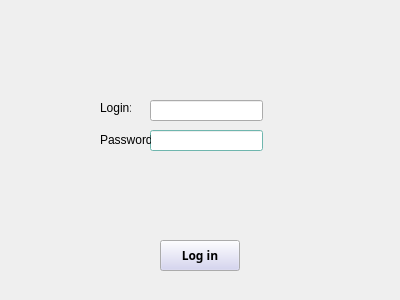
<?xml version="1.0" encoding="UTF-8"?>
<ui version="4.0">
 <class>LoginView</class>
 <widget class="QWidget" name="LoginView">
  <property name="windowModality">
   <enum>Qt::NonModal</enum>
  </property>
  <property name="geometry">
   <rect>
    <x>0</x>
    <y>0</y>
    <width>400</width>
    <height>300</height>
   </rect>
  </property>
  <property name="windowTitle">
   <string>LoginView</string>
  </property>
  <property name="autoFillBackground">
   <bool>false</bool>
  </property>
  <widget class="QPushButton" name="submitButton">
   <property name="geometry">
    <rect>
     <x>160</x>
     <y>240</y>
     <width>80</width>
     <height>31</height>
    </rect>
   </property>
   <property name="palette">
    <palette>
     <active>
      <colorrole role="Button">
       <brush brushstyle="SolidPattern">
        <color alpha="255">
         <red>207</red>
         <green>206</green>
         <blue>240</blue>
        </color>
       </brush>
      </colorrole>
     </active>
     <inactive>
      <colorrole role="Button">
       <brush brushstyle="SolidPattern">
        <color alpha="255">
         <red>207</red>
         <green>206</green>
         <blue>240</blue>
        </color>
       </brush>
      </colorrole>
     </inactive>
     <disabled>
      <colorrole role="Button">
       <brush brushstyle="SolidPattern">
        <color alpha="255">
         <red>207</red>
         <green>206</green>
         <blue>240</blue>
        </color>
       </brush>
      </colorrole>
     </disabled>
    </palette>
   </property>
   <property name="font">
    <font>
     <family>Bahnschrift SemiBold</family>
     <pointsize>9</pointsize>
     <weight>75</weight>
     <bold>true</bold>
    </font>
   </property>
   <property name="text">
    <string>Log in</string>
   </property>
   <property name="checkable">
    <bool>false</bool>
   </property>
  </widget>
  <widget class="QLineEdit" name="loginText">
   <property name="geometry">
    <rect>
     <x>150</x>
     <y>100</y>
     <width>113</width>
     <height>21</height>
    </rect>
   </property>
  </widget>
  <widget class="QLineEdit" name="passwordText">
   <property name="geometry">
    <rect>
     <x>150</x>
     <y>130</y>
     <width>113</width>
     <height>21</height>
    </rect>
   </property>
   <property name="palette">
    <palette>
     <active>
      <colorrole role="WindowText">
       <brush brushstyle="SolidPattern">
        <color alpha="255">
         <red>0</red>
         <green>0</green>
         <blue>0</blue>
        </color>
       </brush>
      </colorrole>
      <colorrole role="Button">
       <brush brushstyle="SolidPattern">
        <color alpha="255">
         <red>155</red>
         <green>255</green>
         <blue>243</blue>
        </color>
       </brush>
      </colorrole>
      <colorrole role="Light">
       <brush brushstyle="SolidPattern">
        <color alpha="255">
         <red>255</red>
         <green>255</green>
         <blue>255</blue>
        </color>
       </brush>
      </colorrole>
      <colorrole role="Midlight">
       <brush brushstyle="SolidPattern">
        <color alpha="255">
         <red>205</red>
         <green>255</green>
         <blue>249</blue>
        </color>
       </brush>
      </colorrole>
      <colorrole role="Dark">
       <brush brushstyle="SolidPattern">
        <color alpha="255">
         <red>77</red>
         <green>127</green>
         <blue>121</blue>
        </color>
       </brush>
      </colorrole>
      <colorrole role="Mid">
       <brush brushstyle="SolidPattern">
        <color alpha="255">
         <red>103</red>
         <green>170</green>
         <blue>162</blue>
        </color>
       </brush>
      </colorrole>
      <colorrole role="Text">
       <brush brushstyle="SolidPattern">
        <color alpha="255">
         <red>0</red>
         <green>0</green>
         <blue>0</blue>
        </color>
       </brush>
      </colorrole>
      <colorrole role="BrightText">
       <brush brushstyle="SolidPattern">
        <color alpha="255">
         <red>5</red>
         <green>167</green>
         <blue>254</blue>
        </color>
       </brush>
      </colorrole>
      <colorrole role="ButtonText">
       <brush brushstyle="SolidPattern">
        <color alpha="255">
         <red>0</red>
         <green>0</green>
         <blue>0</blue>
        </color>
       </brush>
      </colorrole>
      <colorrole role="Base">
       <brush brushstyle="SolidPattern">
        <color alpha="255">
         <red>255</red>
         <green>255</green>
         <blue>255</blue>
        </color>
       </brush>
      </colorrole>
      <colorrole role="Window">
       <brush brushstyle="SolidPattern">
        <color alpha="255">
         <red>155</red>
         <green>255</green>
         <blue>243</blue>
        </color>
       </brush>
      </colorrole>
      <colorrole role="Shadow">
       <brush brushstyle="SolidPattern">
        <color alpha="255">
         <red>0</red>
         <green>0</green>
         <blue>0</blue>
        </color>
       </brush>
      </colorrole>
      <colorrole role="AlternateBase">
       <brush brushstyle="SolidPattern">
        <color alpha="255">
         <red>205</red>
         <green>255</green>
         <blue>249</blue>
        </color>
       </brush>
      </colorrole>
      <colorrole role="ToolTipBase">
       <brush brushstyle="SolidPattern">
        <color alpha="255">
         <red>255</red>
         <green>255</green>
         <blue>220</blue>
        </color>
       </brush>
      </colorrole>
      <colorrole role="ToolTipText">
       <brush brushstyle="SolidPattern">
        <color alpha="255">
         <red>0</red>
         <green>0</green>
         <blue>0</blue>
        </color>
       </brush>
      </colorrole>
      <colorrole role="PlaceholderText">
       <brush brushstyle="SolidPattern">
        <color alpha="128">
         <red>0</red>
         <green>0</green>
         <blue>0</blue>
        </color>
       </brush>
      </colorrole>
     </active>
     <inactive>
      <colorrole role="WindowText">
       <brush brushstyle="SolidPattern">
        <color alpha="255">
         <red>0</red>
         <green>0</green>
         <blue>0</blue>
        </color>
       </brush>
      </colorrole>
      <colorrole role="Button">
       <brush brushstyle="SolidPattern">
        <color alpha="255">
         <red>155</red>
         <green>255</green>
         <blue>243</blue>
        </color>
       </brush>
      </colorrole>
      <colorrole role="Light">
       <brush brushstyle="SolidPattern">
        <color alpha="255">
         <red>255</red>
         <green>255</green>
         <blue>255</blue>
        </color>
       </brush>
      </colorrole>
      <colorrole role="Midlight">
       <brush brushstyle="SolidPattern">
        <color alpha="255">
         <red>205</red>
         <green>255</green>
         <blue>249</blue>
        </color>
       </brush>
      </colorrole>
      <colorrole role="Dark">
       <brush brushstyle="SolidPattern">
        <color alpha="255">
         <red>77</red>
         <green>127</green>
         <blue>121</blue>
        </color>
       </brush>
      </colorrole>
      <colorrole role="Mid">
       <brush brushstyle="SolidPattern">
        <color alpha="255">
         <red>103</red>
         <green>170</green>
         <blue>162</blue>
        </color>
       </brush>
      </colorrole>
      <colorrole role="Text">
       <brush brushstyle="SolidPattern">
        <color alpha="255">
         <red>0</red>
         <green>0</green>
         <blue>0</blue>
        </color>
       </brush>
      </colorrole>
      <colorrole role="BrightText">
       <brush brushstyle="SolidPattern">
        <color alpha="255">
         <red>5</red>
         <green>167</green>
         <blue>254</blue>
        </color>
       </brush>
      </colorrole>
      <colorrole role="ButtonText">
       <brush brushstyle="SolidPattern">
        <color alpha="255">
         <red>0</red>
         <green>0</green>
         <blue>0</blue>
        </color>
       </brush>
      </colorrole>
      <colorrole role="Base">
       <brush brushstyle="SolidPattern">
        <color alpha="255">
         <red>255</red>
         <green>255</green>
         <blue>255</blue>
        </color>
       </brush>
      </colorrole>
      <colorrole role="Window">
       <brush brushstyle="SolidPattern">
        <color alpha="255">
         <red>155</red>
         <green>255</green>
         <blue>243</blue>
        </color>
       </brush>
      </colorrole>
      <colorrole role="Shadow">
       <brush brushstyle="SolidPattern">
        <color alpha="255">
         <red>0</red>
         <green>0</green>
         <blue>0</blue>
        </color>
       </brush>
      </colorrole>
      <colorrole role="AlternateBase">
       <brush brushstyle="SolidPattern">
        <color alpha="255">
         <red>205</red>
         <green>255</green>
         <blue>249</blue>
        </color>
       </brush>
      </colorrole>
      <colorrole role="ToolTipBase">
       <brush brushstyle="SolidPattern">
        <color alpha="255">
         <red>255</red>
         <green>255</green>
         <blue>220</blue>
        </color>
       </brush>
      </colorrole>
      <colorrole role="ToolTipText">
       <brush brushstyle="SolidPattern">
        <color alpha="255">
         <red>0</red>
         <green>0</green>
         <blue>0</blue>
        </color>
       </brush>
      </colorrole>
      <colorrole role="PlaceholderText">
       <brush brushstyle="SolidPattern">
        <color alpha="128">
         <red>0</red>
         <green>0</green>
         <blue>0</blue>
        </color>
       </brush>
      </colorrole>
     </inactive>
     <disabled>
      <colorrole role="WindowText">
       <brush brushstyle="SolidPattern">
        <color alpha="255">
         <red>77</red>
         <green>127</green>
         <blue>121</blue>
        </color>
       </brush>
      </colorrole>
      <colorrole role="Button">
       <brush brushstyle="SolidPattern">
        <color alpha="255">
         <red>155</red>
         <green>255</green>
         <blue>243</blue>
        </color>
       </brush>
      </colorrole>
      <colorrole role="Light">
       <brush brushstyle="SolidPattern">
        <color alpha="255">
         <red>255</red>
         <green>255</green>
         <blue>255</blue>
        </color>
       </brush>
      </colorrole>
      <colorrole role="Midlight">
       <brush brushstyle="SolidPattern">
        <color alpha="255">
         <red>205</red>
         <green>255</green>
         <blue>249</blue>
        </color>
       </brush>
      </colorrole>
      <colorrole role="Dark">
       <brush brushstyle="SolidPattern">
        <color alpha="255">
         <red>77</red>
         <green>127</green>
         <blue>121</blue>
        </color>
       </brush>
      </colorrole>
      <colorrole role="Mid">
       <brush brushstyle="SolidPattern">
        <color alpha="255">
         <red>103</red>
         <green>170</green>
         <blue>162</blue>
        </color>
       </brush>
      </colorrole>
      <colorrole role="Text">
       <brush brushstyle="SolidPattern">
        <color alpha="255">
         <red>77</red>
         <green>127</green>
         <blue>121</blue>
        </color>
       </brush>
      </colorrole>
      <colorrole role="BrightText">
       <brush brushstyle="SolidPattern">
        <color alpha="255">
         <red>5</red>
         <green>167</green>
         <blue>254</blue>
        </color>
       </brush>
      </colorrole>
      <colorrole role="ButtonText">
       <brush brushstyle="SolidPattern">
        <color alpha="255">
         <red>77</red>
         <green>127</green>
         <blue>121</blue>
        </color>
       </brush>
      </colorrole>
      <colorrole role="Base">
       <brush brushstyle="SolidPattern">
        <color alpha="255">
         <red>155</red>
         <green>255</green>
         <blue>243</blue>
        </color>
       </brush>
      </colorrole>
      <colorrole role="Window">
       <brush brushstyle="SolidPattern">
        <color alpha="255">
         <red>155</red>
         <green>255</green>
         <blue>243</blue>
        </color>
       </brush>
      </colorrole>
      <colorrole role="Shadow">
       <brush brushstyle="SolidPattern">
        <color alpha="255">
         <red>0</red>
         <green>0</green>
         <blue>0</blue>
        </color>
       </brush>
      </colorrole>
      <colorrole role="AlternateBase">
       <brush brushstyle="SolidPattern">
        <color alpha="255">
         <red>155</red>
         <green>255</green>
         <blue>243</blue>
        </color>
       </brush>
      </colorrole>
      <colorrole role="ToolTipBase">
       <brush brushstyle="SolidPattern">
        <color alpha="255">
         <red>255</red>
         <green>255</green>
         <blue>220</blue>
        </color>
       </brush>
      </colorrole>
      <colorrole role="ToolTipText">
       <brush brushstyle="SolidPattern">
        <color alpha="255">
         <red>0</red>
         <green>0</green>
         <blue>0</blue>
        </color>
       </brush>
      </colorrole>
      <colorrole role="PlaceholderText">
       <brush brushstyle="SolidPattern">
        <color alpha="128">
         <red>0</red>
         <green>0</green>
         <blue>0</blue>
        </color>
       </brush>
      </colorrole>
     </disabled>
    </palette>
   </property>
  </widget>
  <widget class="QLabel" name="label">
   <property name="geometry">
    <rect>
     <x>100</x>
     <y>100</y>
     <width>31</width>
     <height>16</height>
    </rect>
   </property>
   <property name="text">
    <string>Login:</string>
   </property>
  </widget>
  <widget class="QLabel" name="label_2">
   <property name="geometry">
    <rect>
     <x>100</x>
     <y>130</y>
     <width>51</width>
     <height>20</height>
    </rect>
   </property>
   <property name="text">
    <string>Password:</string>
   </property>
  </widget>
 </widget>
 <resources/>
 <connections/>
</ui>
